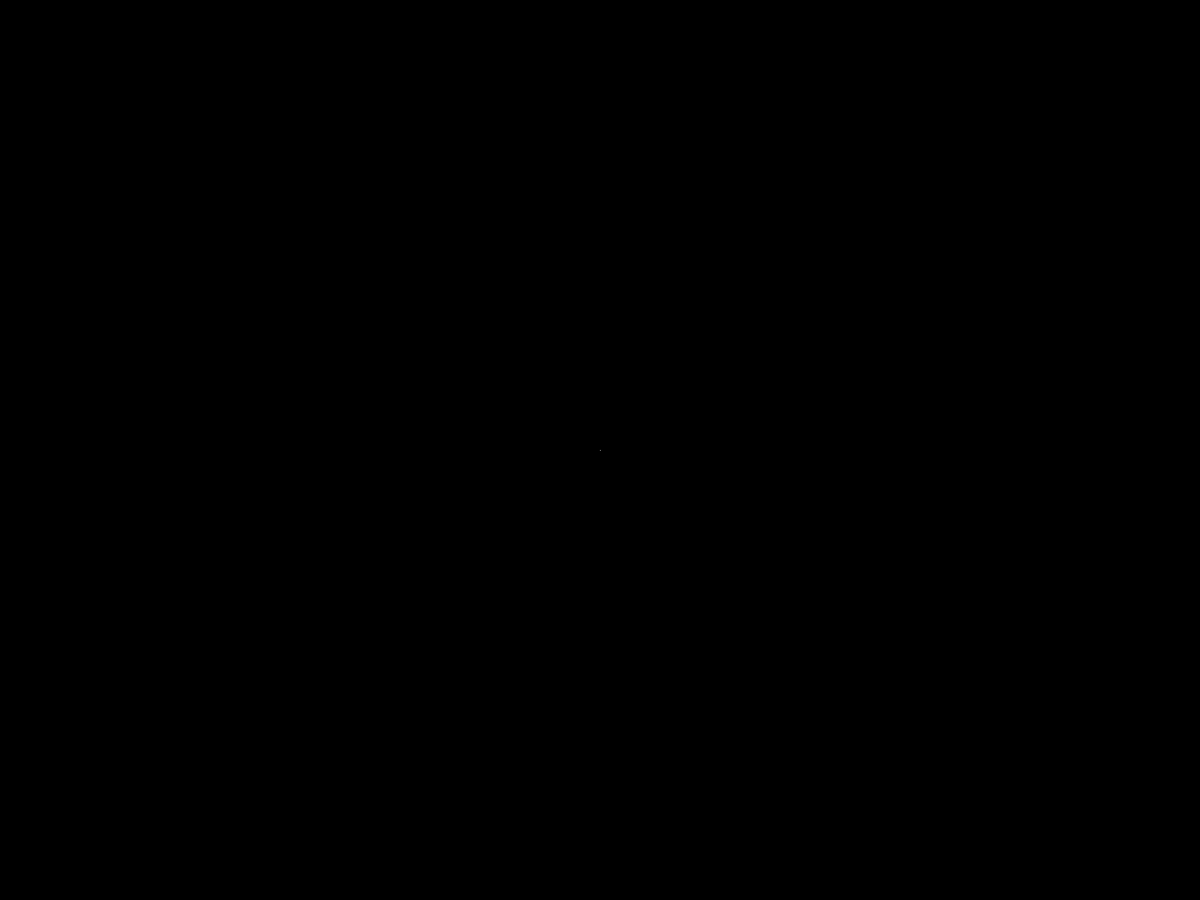
Frame 1 (no input)
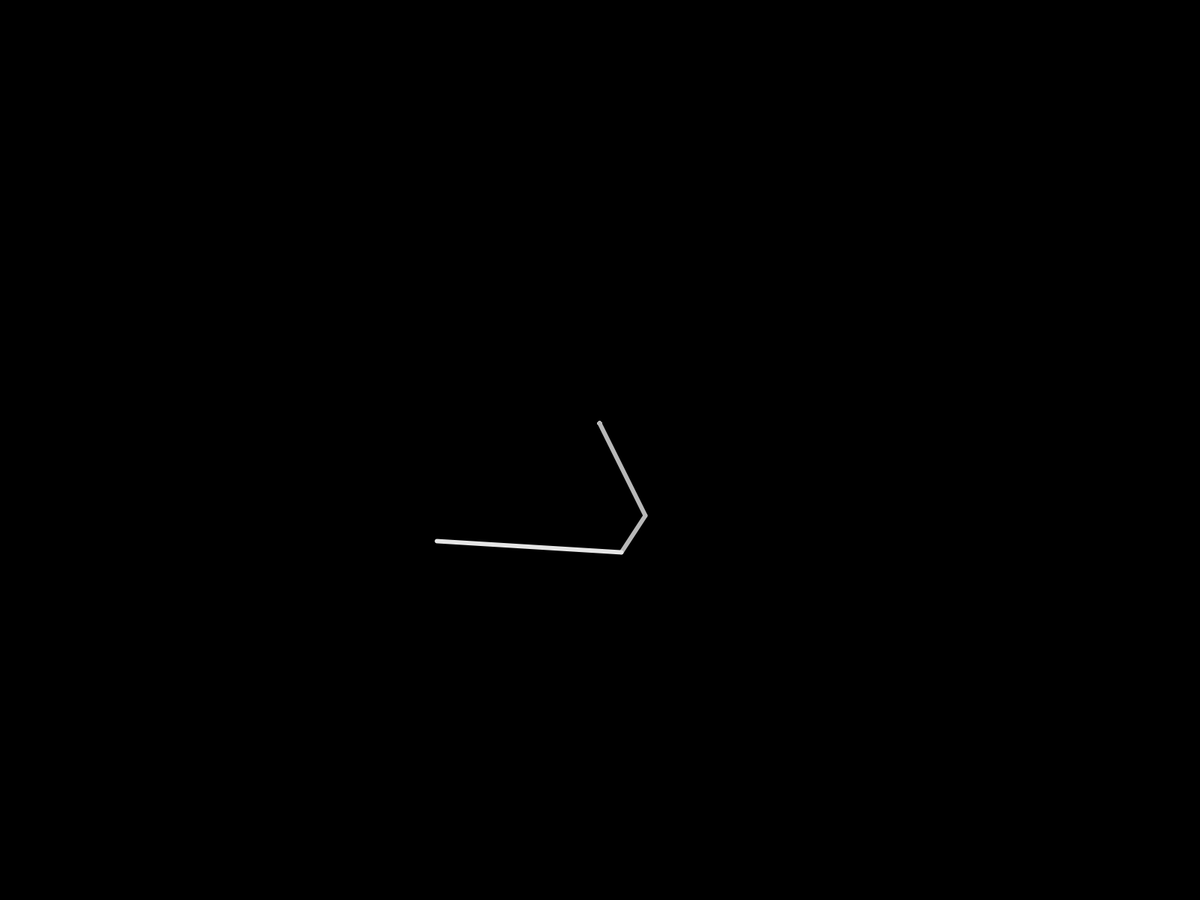
Frame 60 (the mouse pressed at the canvas centre just before this capture)
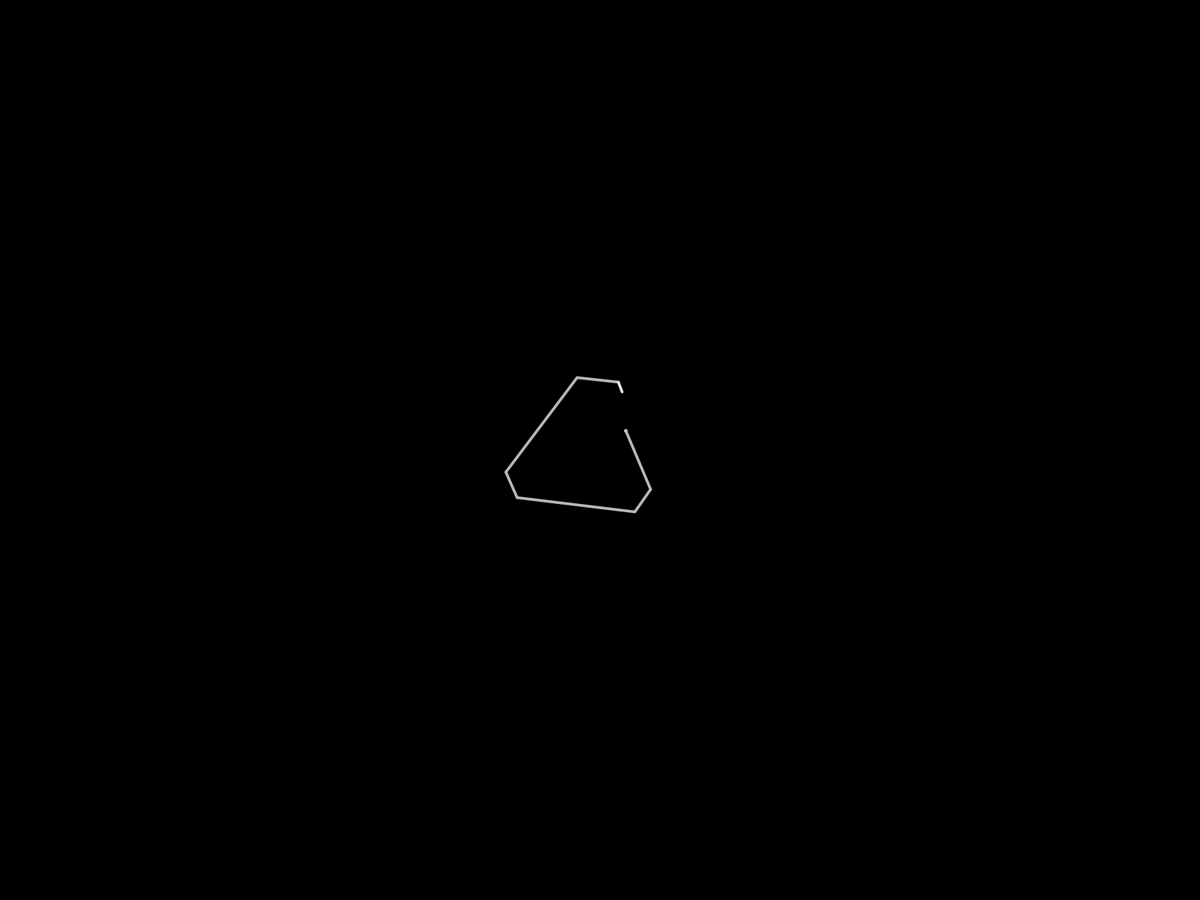
Frame 120 (the mouse held since frame 60 and released just before this capture)

The Processing sketch that drew these frames (run headless with seeded random() and noise(); from frame 60 on, the mouse is pressed at the canvas centre):

// Processing sketch: Linestraightgrow
// ── Linestraightgrow.pde

float sides = 6;
float delay = 20;

color bg = color(0);
color fg = color(230);

float targetFps = 30;


void setup() {
  fullScreen();
  strokeWeight(6);
  frameRate(targetFps);
}

int[] primes = {2, 3, 5, 7, 11, 13};

float nowSide = 0;
float remain = 0;
float[] xs = new float[500];
float[] ys = new float[500];

float x = 0, y = 0;
float ptx = x, pty = y, tx = x, ty = y;
float number = 0;
float rot = 0;
float zoom = 0;
void draw() {
  if(mousePressed)  {
    zoom+=(0.6-zoom)/16;
  } else  {
    zoom+=(1-zoom)/16;
  }
  ptx+=(x-ptx)/64;
  pty+=(y-pty)/64;  
  tx+=(ptx-tx)/64;
  ty+=(pty-ty)/64;
  background(bg);
  rot+=0.0010;

  translate(width/2, height/2);
  rotate(rot);
  scale(zoom);

  translate(-tx, -ty);
  number += ((float)xs.length - number)/30;
  stroke(lerpColor(bg, fg, 0.8));
  for (int i = 0; i<xs.length-1; i++) {
    line(xs[i], ys[i], xs[i+1], ys[i+1]);
  }

  stroke(fg);
  int last = xs.length-1;
  if (last>=0) {
    float v = 1-remain/delay;
    line(xs[last], ys[last], 
      lerp(xs[last], x, v), 
      lerp(ys[last], y, v));
  }
  
  remain--;
  if (remain<=0) {
    delay += (5-delay)/32; 
    
    for(int i = 0; i<xs.length-1; i++)  {
      xs[i] = xs[i+1];
      ys[i] = ys[i+1];
    }

    xs[xs.length-1] = x;
    ys[ys.length-1] = y;
    int magnitude = primes[(int)random(primes.length)] * 20;
    nowSide = (nowSide+1)%sides;
    if(nowSide<0.1)  {
      magnitude+=30;
    }
    x+=cos(TWO_PI*(float)nowSide/sides)*magnitude;
    y+=sin(TWO_PI*(float)nowSide/sides)*magnitude;
    remain = delay;
  }
}
